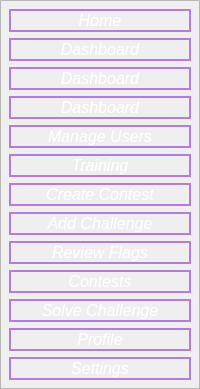
        <widget class="QFrame" name="frameLeftMenu">
         <property name="font">
          <font>
           <pointsize>13</pointsize>
          </font>
         </property>
         <property name="frameShape">
          <enum>QFrame::Shape::StyledPanel</enum>
         </property>
         <property name="frameShadow">
          <enum>QFrame::Shadow::Raised</enum>
         </property>
         <layout class="QVBoxLayout" name="verticalLayout">
          <property name="spacing">
           <number>6</number>
          </property>
          <property name="leftMargin">
           <number>8</number>
          </property>
          <property name="topMargin">
           <number>8</number>
          </property>
          <property name="rightMargin">
           <number>8</number>
          </property>
          <property name="bottomMargin">
           <number>8</number>
          </property>
          <item>
           <widget class="QPushButton" name="HomeButton">
            <property name="font">
             <font>
              <pointsize>12</pointsize>
              <italic>true</italic>
             </font>
            </property>
            <property name="styleSheet">
             <string notr="true">QPushButton {
    background-color: transparent;
	 border-radius: 100px;
    border: 2px solid #b17ddf;
    color: white;
}

QPushButton:hover {
    background-color: transparent;
    border: 2px solid white;
}

QPushButton:pressed {
    background-color: transparent;
    border: 2px solid white;
}</string>
            </property>
            <property name="text">
             <string>Home</string>
            </property>
            <property name="iconSize">
             <size>
              <width>11</width>
              <height>12</height>
             </size>
            </property>
           </widget>
          </item>
          <item>
           <widget class="QPushButton" name="DashboardAdminButton">
            <property name="font">
             <font>
              <pointsize>12</pointsize>
              <italic>true</italic>
             </font>
            </property>
            <property name="styleSheet">
             <string notr="true">QPushButton {
    background-color: transparent;
	 border-radius: 100px;
    border: 2px solid #b17ddf;
    color: white;
}

QPushButton:hover {
    background-color: transparent;
    border: 2px solid white;
}

QPushButton:pressed {
    background-color: transparent;
    border: 2px solid white;
}</string>
            </property>
            <property name="text">
             <string>Dashboard</string>
            </property>
           </widget>
          </item>
          <item>
           <widget class="QPushButton" name="DashboardWriterButton">
            <property name="font">
             <font>
              <pointsize>12</pointsize>
              <italic>true</italic>
             </font>
            </property>
            <property name="styleSheet">
             <string notr="true">QPushButton {
    background-color: transparent;
	 border-radius: 100px;
    border: 2px solid #b17ddf;
    color: white;
}

QPushButton:hover {
    background-color: transparent;
    border: 2px solid white;
}

QPushButton:pressed {
    background-color: transparent;
    border: 2px solid white;
}</string>
            </property>
            <property name="text">
             <string>Dashboard</string>
            </property>
           </widget>
          </item>
          <item>
           <widget class="QPushButton" name="DashboardCommonButton">
            <property name="font">
             <font>
              <pointsize>12</pointsize>
              <italic>true</italic>
             </font>
            </property>
            <property name="styleSheet">
             <string notr="true">QPushButton {
    background-color: transparent;
	 border-radius: 100px;
    border: 2px solid #b17ddf;
    color: white;
}

QPushButton:hover {
    background-color: transparent;
    border: 2px solid white;
}

QPushButton:pressed {
    background-color: transparent;
    border: 2px solid white;
}</string>
            </property>
            <property name="text">
             <string>Dashboard</string>
            </property>
           </widget>
          </item>
          <item>
           <widget class="QPushButton" name="ManageUsersButton">
            <property name="font">
             <font>
              <pointsize>12</pointsize>
              <italic>true</italic>
             </font>
            </property>
            <property name="styleSheet">
             <string notr="true">QPushButton {
    background-color: transparent;
	 border-radius: 100px;
    border: 2px solid #b17ddf;
    color: white;
}

QPushButton:hover {
    background-color: transparent;
    border: 2px solid white;
}

QPushButton:pressed {
    background-color: transparent;
    border: 2px solid white;
}</string>
            </property>
            <property name="text">
             <string>Manage Users</string>
            </property>
           </widget>
          </item>
          <item>
           <widget class="QPushButton" name="TrainingButton">
            <property name="font">
             <font>
              <pointsize>12</pointsize>
              <italic>true</italic>
             </font>
            </property>
            <property name="styleSheet">
             <string notr="true">QPushButton {
    background-color: transparent;
	 border-radius: 100px;
    border: 2px solid #b17ddf;
    color: white;
}

QPushButton:hover {
    background-color: transparent;
    border: 2px solid white;
}

QPushButton:pressed {
    background-color: transparent;
    border: 2px solid white;
}</string>
            </property>
            <property name="text">
             <string>Training</string>
            </property>
           </widget>
          </item>
          <item>
           <widget class="QPushButton" name="CreateContestButton">
            <property name="font">
             <font>
              <pointsize>12</pointsize>
              <italic>true</italic>
             </font>
            </property>
            <property name="styleSheet">
             <string notr="true">QPushButton {
    background-color: transparent;
	 border-radius: 100px;
    border: 2px solid #b17ddf;
    color: white;
}

QPushButton:hover {
    background-color: transparent;
    border: 2px solid white;
}

QPushButton:pressed {
    background-color: transparent;
    border: 2px solid white;
}</string>
            </property>
            <property name="text">
             <string>Create Contest</string>
            </property>
           </widget>
          </item>
          <item>
           <widget class="QPushButton" name="AddChallengeButton">
            <property name="font">
             <font>
              <pointsize>12</pointsize>
              <italic>true</italic>
             </font>
            </property>
            <property name="styleSheet">
             <string notr="true">QPushButton {
    background-color: transparent;
	 border-radius: 100px;
    border: 2px solid #b17ddf;
    color: white;
}

QPushButton:hover {
    background-color: transparent;
    border: 2px solid white;
}

QPushButton:pressed {
    background-color: transparent;
    border: 2px solid white;
}</string>
            </property>
            <property name="text">
             <string>Add Challenge</string>
            </property>
           </widget>
          </item>
          <item>
           <widget class="QPushButton" name="ReviewFlagsButton">
            <property name="font">
             <font>
              <pointsize>12</pointsize>
              <italic>true</italic>
             </font>
            </property>
            <property name="styleSheet">
             <string notr="true">QPushButton {
    background-color: transparent;
	 border-radius: 100px;
    border: 2px solid #b17ddf;
    color: white;
}

QPushButton:hover {
    background-color: transparent;
    border: 2px solid white;
}

QPushButton:pressed {
    background-color: transparent;
    border: 2px solid white;
}</string>
            </property>
            <property name="text">
             <string>Review Flags</string>
            </property>
           </widget>
          </item>
          <item>
           <widget class="QPushButton" name="ContestsButton">
            <property name="font">
             <font>
              <pointsize>12</pointsize>
              <italic>true</italic>
             </font>
            </property>
            <property name="styleSheet">
             <string notr="true">QPushButton {
    background-color: transparent;
	 border-radius: 100px;
    border: 2px solid #b17ddf;
    color: white;
}

QPushButton:hover {
    background-color: transparent;
    border: 2px solid white;
}

QPushButton:pressed {
    background-color: transparent;
    border: 2px solid white;
}</string>
            </property>
            <property name="text">
             <string>Contests</string>
            </property>
           </widget>
          </item>
          <item>
           <widget class="QPushButton" name="SolveChallengeButton">
            <property name="font">
             <font>
              <pointsize>12</pointsize>
              <italic>true</italic>
             </font>
            </property>
            <property name="styleSheet">
             <string notr="true">QPushButton {
    background-color: transparent;
	 border-radius: 100px;
    border: 2px solid #b17ddf;
    color: white;
}

QPushButton:hover {
    background-color: transparent;
    border: 2px solid white;
}

QPushButton:pressed {
    background-color: transparent;
    border: 2px solid white;
}</string>
            </property>
            <property name="text">
             <string>Solve Challenge</string>
            </property>
           </widget>
          </item>
          <item>
           <widget class="QPushButton" name="ProfileButton">
            <property name="font">
             <font>
              <pointsize>12</pointsize>
              <italic>true</italic>
             </font>
            </property>
            <property name="styleSheet">
             <string notr="true">QPushButton {
    background-color: transparent;
	 border-radius: 100px;
    border: 2px solid #b17ddf;
    color: white;
}

QPushButton:hover {
    background-color: transparent;
    border: 2px solid white;
}

QPushButton:pressed {
    background-color: transparent;
    border: 2px solid white;
}</string>
            </property>
            <property name="text">
             <string>Profile</string>
            </property>
           </widget>
          </item>
          <item>
           <widget class="QPushButton" name="SettingsButton">
            <property name="font">
             <font>
              <pointsize>12</pointsize>
              <italic>true</italic>
             </font>
            </property>
            <property name="styleSheet">
             <string notr="true">QPushButton {
    background-color: transparent;
	 border-radius: 100px;
    border: 2px solid #b17ddf;
    color: white;
}

QPushButton:hover {
    background-color: transparent;
    border: 2px solid white;
}

QPushButton:pressed {
    background-color: transparent;
    border: 2px solid white;
}</string>
            </property>
            <property name="text">
             <string>Settings</string>
            </property>
           </widget>
          </item>
         </layout>
        </widget>
